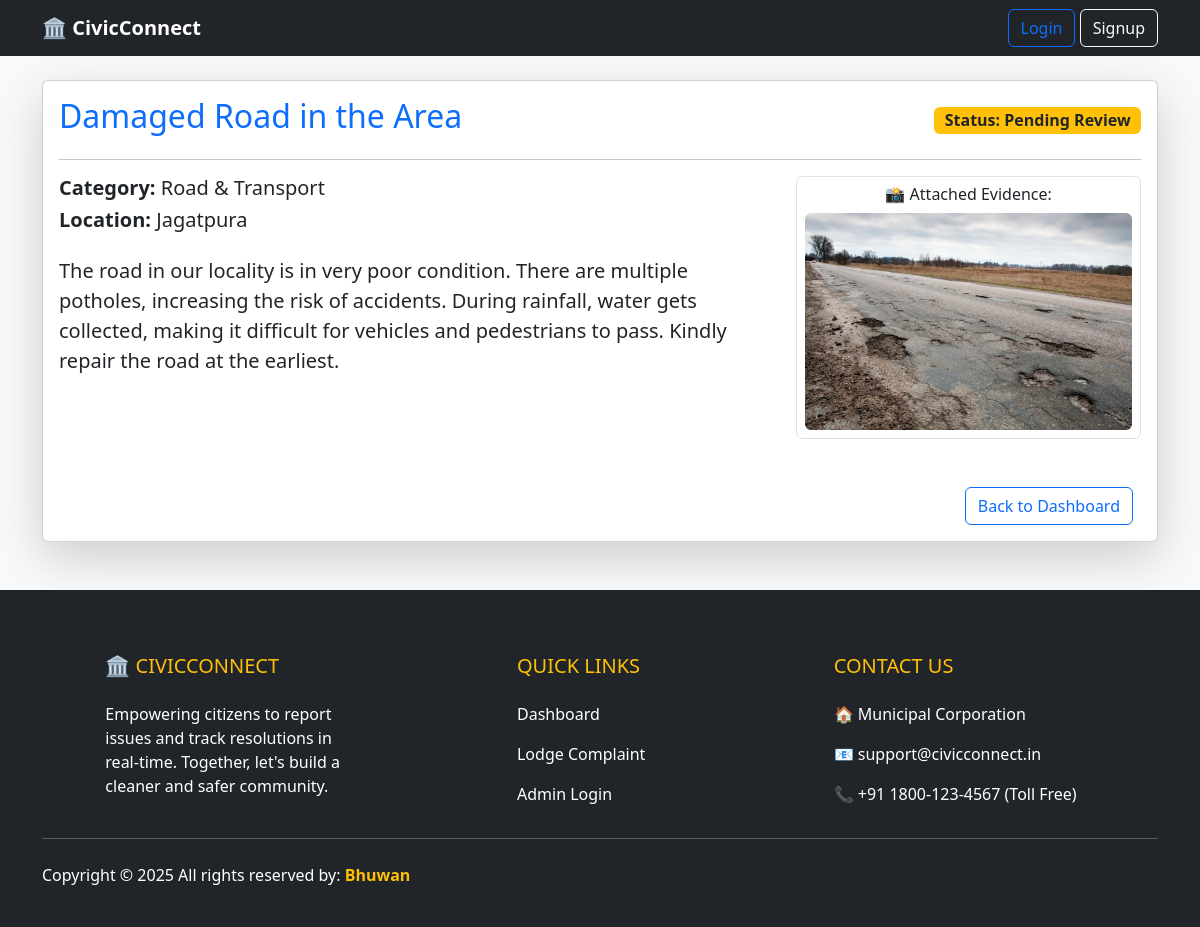
Page /post/6/ on the committed database.
### GrievancePortal/models.py (models this page shows, shortened)
class Grievance(models.Model):
    CATEGORY_CHOICES = [
        ('ROAD', 'Road & Transport'),
        ('WATER', 'Water Supply'),
        ('ELECTRICITY', 'Electricity & Street Lights'),
        ('GARBAGE', 'Garbage & Cleaning'),
        ('OTHER', 'Other'),
    ]
    STATUS_CHOICES = [
        ('PENDING', 'Pending Review'),
        ('IN_PROGRESS', 'In Progress'),
        ('RESOLVED', 'Resolved'),
        ('REJECTED', 'Rejected'),
    ]
    user = models.ForeignKey(User, on_delete=models.CASCADE)
    title = models.CharField(max_length=200, verbose_name="Complaint Subject")
    description = models.TextField(verbose_name="Detailed Issue")
    location = models.CharField(max_length=200, help_text="E.g., Sector 4, Main Market")
    evidence_image = models.ImageField(upload_to='grievances/', blank=True, null=True)
    category = models.CharField(max_length=20, choices=CATEGORY_CHOICES, default='OTHER')
    status = models.CharField(max_length=20, choices=STATUS_CHOICES, default='PENDING')
    created_at = models.DateTimeField(auto_now_add=True)
    updated_at = models.DateTimeField(auto_now=True)

### GrievancePortal/views.py (the view)
# urls.py: path('post/<int:pk>/', grievance_views.grievance_detail, name='grievance_detail'),
def grievance_detail(request, pk):
    post = get_object_or_404(Grievance, pk=pk)
    return render(request, 'grievance/grievance_detail.html', {'post':post})

### GrievancePortal/templates/grievance/grievance_detail.html (shortened to what this page needs)
{% extends 'grievance/base.html' %}
{% block content %}
    <div class="card shadow-lg">
        <div class="card-body">
            <div class="d-flex justify-content-between">
                <h2 class="text-primary">{{ post.title }}</h2>
                {% if post.status == 'RESOLVED' %}
                    <span class="badge bg-success fs-6 align-self-center">Status: Resolved</span>
                {% elif post.status == 'PENDING' %}
                    <span class="badge bg-warning text-dark fs-6 align-self-center">Status: Pending Review</span>
                {% else %}
                    <span class="badge bg-secondary fs-6 align-self-center">Status: {{ post.get_status_display }}</span>
                {% endif %}
            </div>
            <hr>
            <div class="row">
                <div class="col-md-8">
                    <h5><strong>Category:</strong> {{ post.get_category_display }}</h5>
                    <h5><strong>Location:</strong> {{ post.location }}</h5>
                    <p class="mt-4 fs-5">{{ post.description }}</p>
                </div>
                <div class="col-md-4 text-center">
                    {% if post.evidence_image %}
                        <div class="p-2 border rounded">
                            <h6>📸 Attached Evidence:</h6>
                            <img src="{{ post.evidence_image.url }}" class="img-fluid rounded" alt="Evidence">
                        </div>
                    {% else %}
                        <div class="alert alert-secondary">No image attached.</div>
                    {% endif %}
                </div>
            </div>
            <div class="mt-5 d-flex justify-content-end">
                <a href="{% url 'grievance_list' %}" class="btn btn-outline-primary me-2">Back to Dashboard</a>
            </div>
        </div>
    </div>
{% endblock %}

### GrievancePortal/templates/grievance/base.html (style rules this page uses)
body { display: flex; flex-direction: column; min-height: 100vh; }

### rows in the picture
Grievance: title "Damaged Road in the Area", category "Road & Transport", location "Jagatpura", description "The road in our locality is in very poor condition. There are multiple potholes, increasing the risk of accidents. During rainfall, water gets collected, making it difficult for vehicles and pedestrians to pass. Kindly repair the road at the earliest.", evidence_image (picture)
